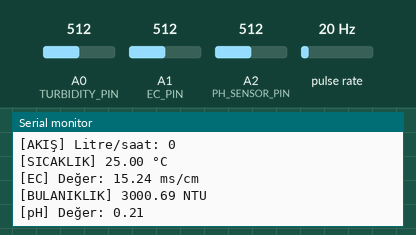
Simulated run of this sketch. Board: Arduino Uno, built with avr-gcc and run on an emulated ATmega328P. Parts: the last lines printed to the serial monitor. Wiring (inferred from the names in the program): pulse sensor: data pin 2. The test bench sets the inputs (shaded band); at power-on: pulse rate 20 Hz, A0 (TURBIDITY_PIN) = 512, A1 (EC_PIN) = 512, A2 (PH_SENSOR_PIN) = 512. Random numbers use the default seed unless the sketch sets one.

Above: at 1.2 s.
1.3 s: pulse rate (sensor on pin 2) set to 4 Hz
At 2.5 s:
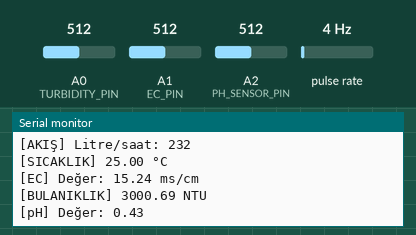
2.8 s: A0 (TURBIDITY_PIN) set to 716
At 4.2 s:
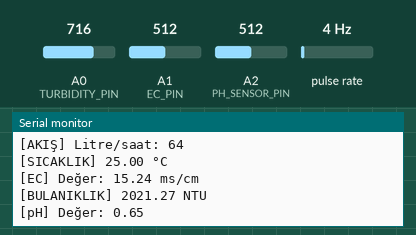
4.3 s: A1 (EC_PIN) set to 716
5.8 s: A2 (PH_SENSOR_PIN) set to 716
At 7.0 s:
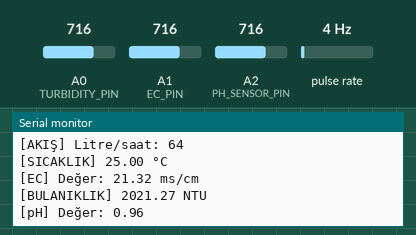
7.3 s: pulse rate (sensor on pin 2) set to 50 Hz
At 8.6 s:
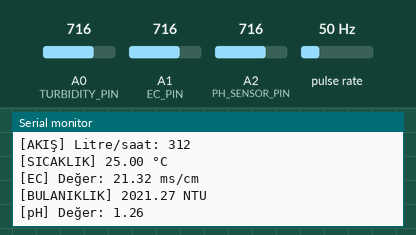
8.8 s: A0 (TURBIDITY_PIN) set to 992
At 10.6 s:
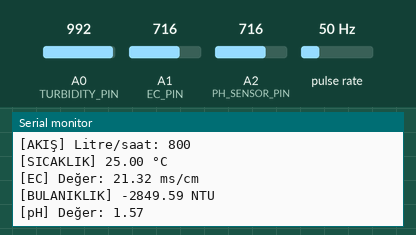
Timing chart, 0 to 11.3 s (numbered marks = the images above; inputs shaded):
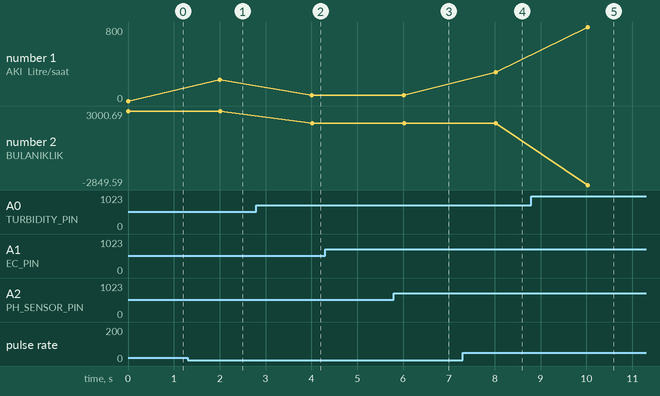

The sketch:

sensorler.ino
```cpp
/*
  Birleştirilmiş Arduino Kodu
  - EC (Elektriksel İletkenlik)
  - Bulanıklık (Turbidity)
  - Su Akış Sensörü (YF-S201)
  - pH Sensörü
  - Simüle Edilen Sıcaklık
*/

#include <EEPROM.h>
#include "DFRobot_EC.h"

#define EC_PIN A1
#define TURBIDITY_PIN A0
#define PH_SENSOR_PIN A2
#define PH_ARRAY_LENGTH 40
#define PH_OFFSET 0.0
#define FLOW_SENSOR_PIN 2

float voltageEC, ecValue;
float turbidityVoltage, turbidity;
float temperature = 25.0;  // Simüle edilen sıcaklık
int pHArray[PH_ARRAY_LENGTH];
int pHArrayIndex = 0;
volatile int flow_frequency = 0;
unsigned int l_hour;
unsigned long currentTime, cloopTime;
unsigned long lastEC = 0, lastTurbidity = 0, lastPH = 0, lastTempUpdate = 0;

DFRobot_EC ec;

void flowISR() {
  flow_frequency++;
}

void setup() {
  Serial.begin(115200);

  ec.begin();

  pinMode(TURBIDITY_PIN, INPUT);
  pinMode(PH_SENSOR_PIN, INPUT);
  pinMode(FLOW_SENSOR_PIN, INPUT);
  digitalWrite(FLOW_SENSOR_PIN, HIGH);
  attachInterrupt(digitalPinToInterrupt(FLOW_SENSOR_PIN), flowISR, RISING);

  currentTime = millis();
  cloopTime = currentTime;

  randomSeed(analogRead(A3));  // Boş bir analog pin ile rastgelelik
}

void loop() {
  currentTime = millis();

  // Su Akış Sensörü (her saniyede bir)
  if (currentTime >= (cloopTime + 1000)) {
    cloopTime = currentTime;
    l_hour = (flow_frequency * 60 / 7.5);
    flow_frequency = 0;
  }

  // Simüle Edilen Sıcaklık (20 saniyede bir değişir)
  if (millis() - lastTempUpdate >= 20000) {
    lastTempUpdate = millis();
    temperature = random(100, 221) / 10.0;  // 10.0 - 22.0 °C arası
  }

  // EC Ölçümü
  voltageEC = analogRead(EC_PIN) / 1024.0 * 5000;
  ecValue = ec.readEC(voltageEC, temperature);

  // Bulanıklık Ölçümü
  int sensorValue = analogRead(TURBIDITY_PIN);
  turbidityVoltage = sensorValue * (5.0 / 1023.0);
  turbidity = (-1120.4 * turbidityVoltage * turbidityVoltage) + (5742.3 * turbidityVoltage) - 4352.9;

  // pH Ölçümü
  pHArray[pHArrayIndex++] = analogRead(PH_SENSOR_PIN);
  if (pHArrayIndex >= PH_ARRAY_LENGTH) pHArrayIndex = 0;
  float avgVoltage = averageArray(pHArray, PH_ARRAY_LENGTH) * (5.0 / 1024.0);
  float pHValue = 3.5 * avgVoltage + PH_OFFSET;

  // Seri monitöre tüm verileri yaz
  Serial.print("[AKIŞ] Litre/saat: ");
  Serial.println(l_hour);

  Serial.print("[SICAKLIK] ");
  Serial.print(temperature);
  Serial.println(" °C");

  Serial.print("[EC] Değer: ");
  Serial.print(ecValue);
  Serial.println(" ms/cm");

  Serial.print("[BULANIKLIK] ");
  Serial.print(turbidity);
  Serial.println(" NTU");

  Serial.print("[pH] Değer: ");
  Serial.println(pHValue);

  // EC kalibrasyonu için seri komut
  if (Serial.available() > 0) {
    char cmd = Serial.read();
    if (cmd == 'c') {
      ec.calibration(voltageEC, temperature);
    }
  }

  delay(2000);  // Verileri her 2 saniyede bir gönder
}

int averageArray(int* arr, int len) {
  long sum = 0;
  for (int i = 0; i < len; i++) {
    sum += arr[i];
  }
  return sum / len;
}
```

Measured:
- after the input at 1.3 s, the serial monitor: prints a new line after 0.71 s (image 1)
- after the input at 2.8 s, the serial monitor: prints a new line after 1.2 s (image 2)
- after the input at 5.8 s, the serial monitor: prints a new line after 0.22 s (image 3)
- after the input at 7.3 s, the serial monitor: prints a new line after 0.72 s (image 4)
- after the input at 8.8 s, the serial monitor: prints a new line after 1.2 s (image 5)
- plotted number 1: 0 → 232 after the input at 1.3 s, 64 → 312 after the input at 7.3 s
- plotted number 2: 3000.69 → 2021.27 after the input at 2.8 s, 2021.27 → -2849.59 after the input at 8.8 s
